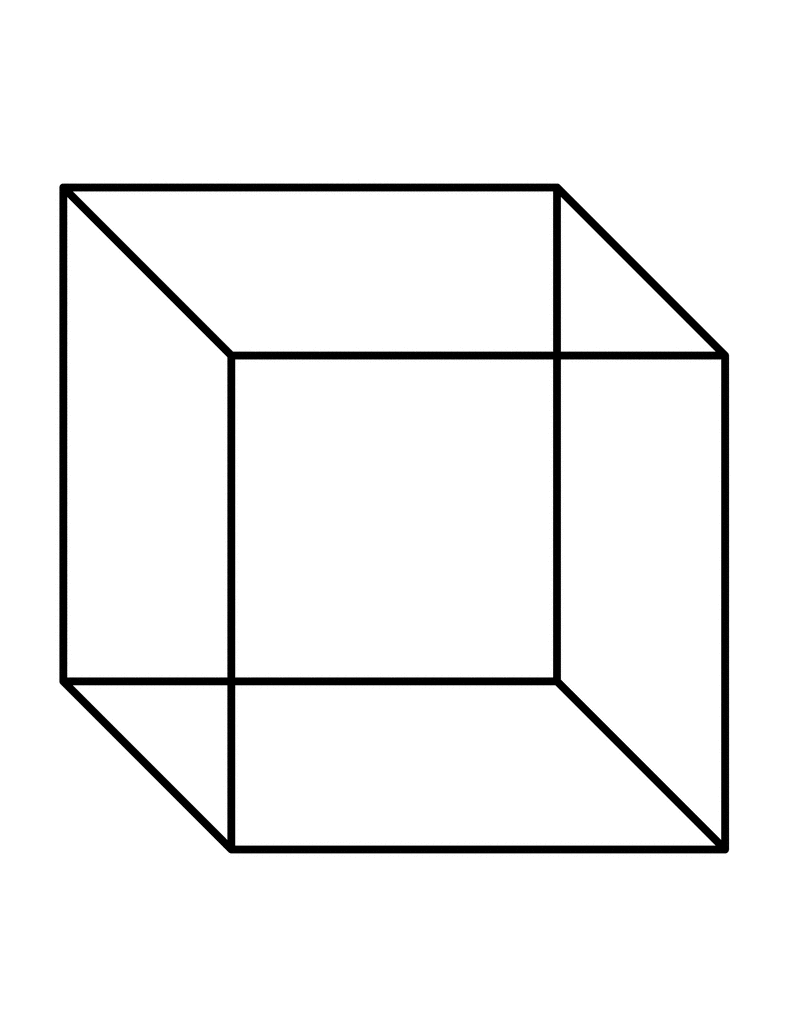
#> input picture Question 1/1.gif, 791 x 1024 px; its folder holds only this picture in this run
$ jupyter execute --allow-errors CV_HarrisCornerDetector.ipynb
#> lines starting #> are read from the running program, lines starting #| are printed output that depends on the picture; after the words box and inside, x2 and y2 are one past the last pixel; in counts of white or black regions, pixels touching at a corner belong together
#> further down, img is the input picture: PIL image 791x1024 P; min 0, max 255, mean 243.1
[cell 1]
import matplotlib.pyplot as plt
from PIL import Image
import numpy as np
import cv2
import os

[cell 2]
# Sobel X,Y Filter Generator Function
def generate_sobel_filters(n):
#> called with n = 3
    if n % 2 == 0:
        raise ValueError("The size of the filter 'n' must be odd")

    sobel_x = np.zeros((n,n),dtype="float64")
    sobel_y = np.zeros((n,n),dtype="float64")

    mid = n//2

    for i in range(n):
        for j in range(n):
            sobel_x[i,j] = (mid - i)*(2 - (mid!=j))
            sobel_y[i,j] = (mid - j)*(2 - (mid!=i))

    return sobel_x,sobel_y

# Gaussian Filter Generator Function
def generate_gaussian_filter(n,sigma):
#> called with n = 5, sigma = 1
    if n % 2 == 0:
        raise ValueError("The size of the kernel 'n' must be odd")

    kernel = np.zeros((n, n))

    mid = n // 2

    for i in range(n):
        for j in range(n):
            x = i - mid
            y = j - mid
            kernel[i, j] = np.exp(-(x**2 + y**2) / (2 * sigma**2))

    kernel = kernel / np.sum(kernel)
    return kernel

# Convolution Function
def convolve(img, kernel):
    if kernel.shape[0] % 2 != 1 or kernel.shape[1] % 2 != 1:
        raise ValueError("The dimensions of kernel must be both odd")

    img_height,img_width = img.shape[0],img.shape[1]
#> img_height = 1024; img_width = 791

    pad_height,pad_width = kernel.shape[0]//2 , kernel.shape[0]//2

    pad = ((pad_height, pad_height), (pad_height, pad_width))

    g = np.empty(img.shape, dtype=np.float64)
    img = np.pad(img, pad, mode='constant', constant_values=0)
#> img: shape (1026, 793)

    # Convolution
    for i in np.arange(pad_height, img_height+pad_height):
        for j in np.arange(pad_width, img_width+pad_width):
            roi = img[i - pad_height:i + pad_height + 1, j - pad_width:j + pad_width + 1]
            g[i - pad_height, j - pad_width] = (roi*kernel).sum()

    if (g.dtype == np.float64):
        kernel = kernel / 255
        kernel = (kernel*255).astype(np.uint8)
    else:
        g = g + abs(np.amin(g))
        g = g / np.amax(g)
        g = (g*255)
    return g

[cell 3]
def harris(img, threshold=0.6, window_size=3,sobel_filter_size=3,k=0.12):

    img_gray = img.copy()
    img_gray = np.array(img_gray.convert('L'))

    sobel_filter_x , sobel_filter_y = generate_sobel_filters(sobel_filter_size)

    gaussian_filter = generate_gaussian_filter(window_size,1)

    Ix = convolve(img_gray, sobel_filter_x) # convolving with sobel filter on X-axis
    Iy = convolve(img_gray, sobel_filter_y) # convolving with sobel filter on Y-axis

    # square of derivatives
    Ix2 = np.square(Ix)
    Iy2 = np.square(Iy)

    IxIy = Ix*Iy #cross filtering
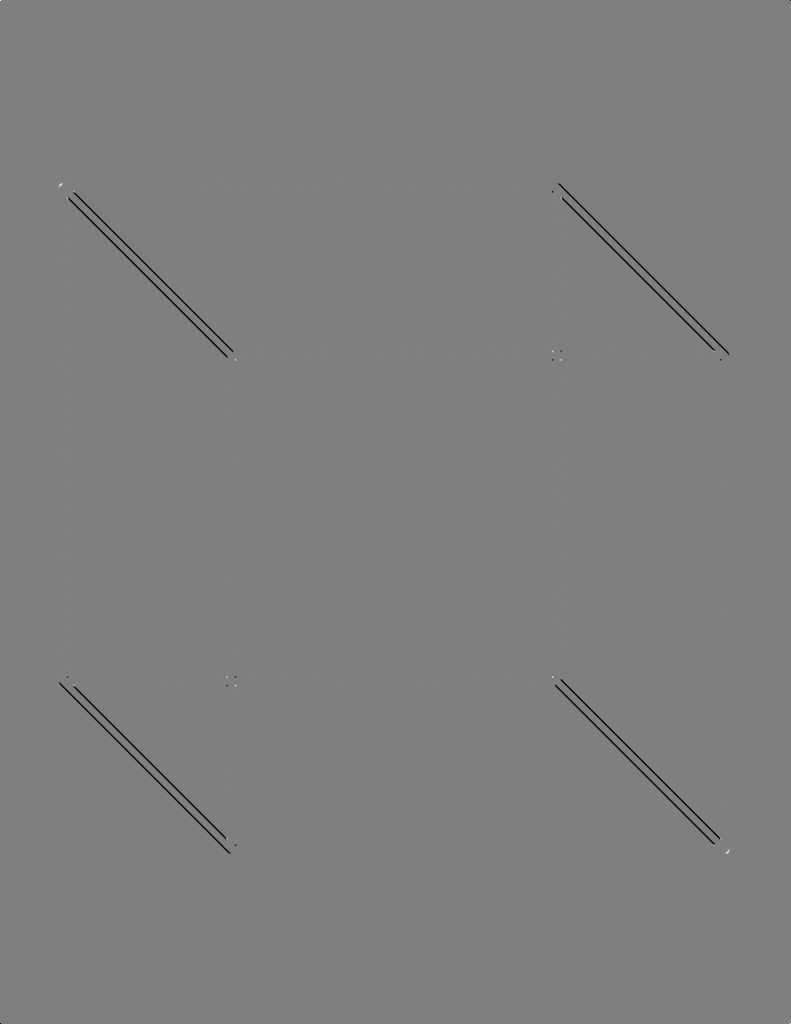
#> IxIy: shape (1024, 791) float64; min -585225, max 585225, mean -1793.4; drawn with min black and max white

    g_Ix2 = convolve(Ix2, gaussian_filter)
    g_Iy2 = convolve(Iy2, gaussian_filter)
#> after the loop in convolve (call 4), `for i in np.arange(pad_height, img_height+pad_height):`:
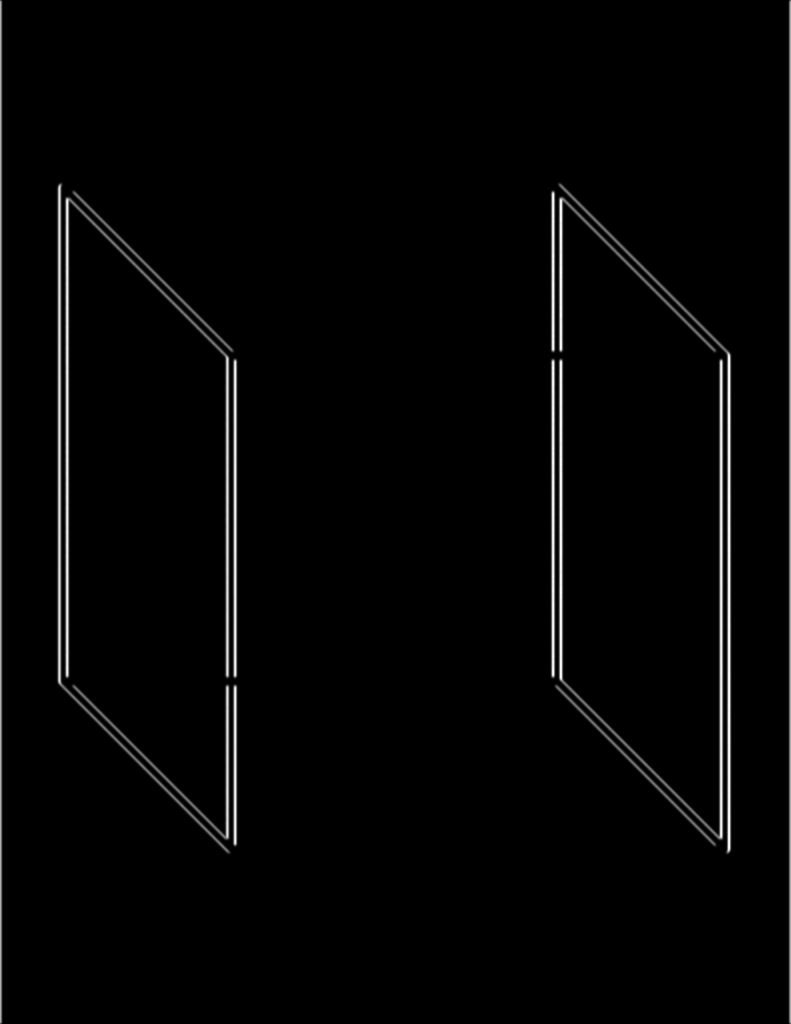
#> g: shape (1024, 791) float64; min 0, max 611867.5, mean 11734.7; drawn with min black and max white
    g_IxIy = convolve(IxIy, gaussian_filter)

    # Harris Function
    # R(harris) = det - k*(trace**2)
    harris = g_Ix2*g_Iy2 - np.square(g_IxIy) - k*np.square(g_Ix2 + g_Iy2)
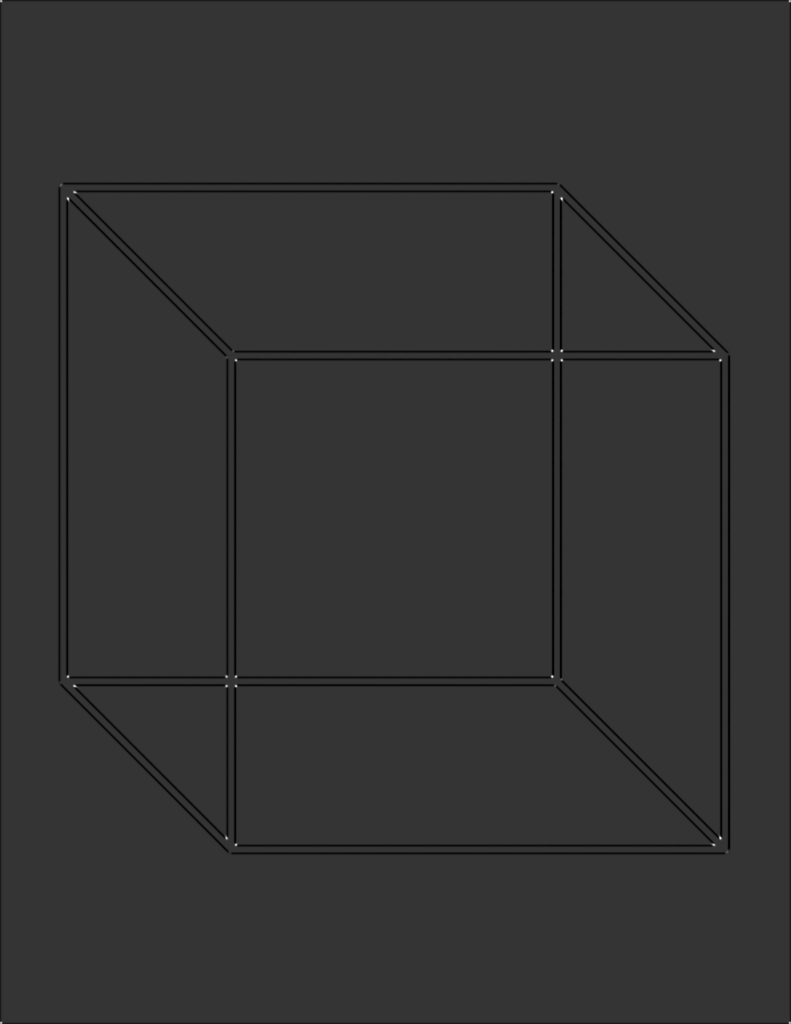
#> harris: shape (1024, 791) float64; min -1.5e+10, max 5.8e+10, mean -345928818.5; drawn with min black and max white

    # Normalizing output image values
    cv2.normalize(harris, harris, 0, 1, cv2.NORM_MINMAX)

    # find all points above threshold (nonmax supression line)
    loc = np.where(harris >= threshold)
#> loc = 241 positions, rows 0 to 1023, columns 0 to 790

    output_img = img.copy()
    output_img = np.array(output_img.convert('RGB'))

    # drawing filtered points on the output image
    for pt in zip(*loc[::-1]): cv2.circle(output_img, pt, 5, (255, 0, 0), -1)
#> this loop made 241 passes
#> pt on passes 1 to 3: (0, 0), (1, 0), (789, 0)
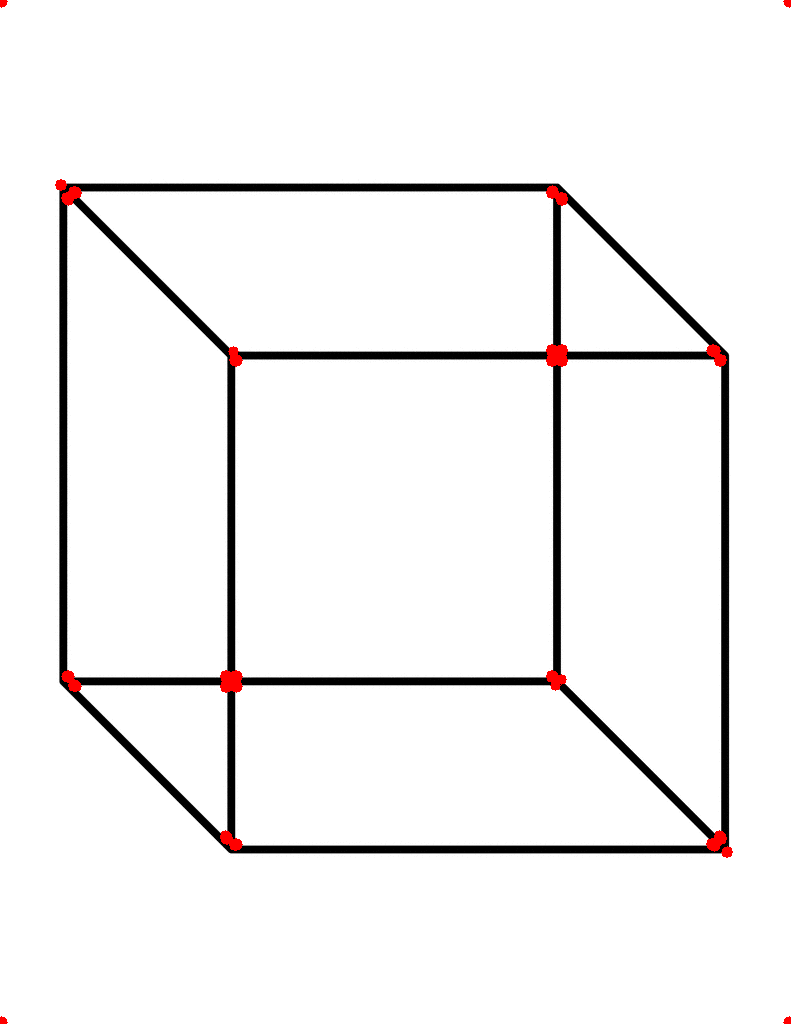
#> output_img: shape (1024, 791, 3); 0.41% of pixels changed, all inside (x1, y1, x2, y2) = (0, 0, 791, 1024)

    return output_img

[cell 4]
def opencv_harris(img,maxCorners,threshold,k):
#> called with maxCorners = 100, threshold = 0.3, k = 0.04
    img_gray = img.copy()
    img_gray = np.array(img_gray.convert('L'))
    corners = cv2.goodFeaturesToTrack(img_gray, maxCorners,threshold,10,useHarrisDetector=True,k=k)
#> corners = 18 rows, first 8: [552, 676], [561, 198], [720, 838], [552, 350], [720, 360], [552, 192], [561, 360], [226, 676]
    corners = np.int0(corners)

    output_img = img.copy()
    output_img = np.array(output_img.convert('RGB'))

    for i in corners:
        x, y = i.ravel()
        cv2.circle(output_img, (x,y), 5, (255, 0, 0), -1)
#> this loop made 18 passes
#> (x, y) on passes 1 to 12: (552, 676), (561, 198), (720, 838), (552, 350), (720, 360), (552, 192), (561, 360), (226, 676), (226, 686), (68, 676), (713, 350), (236, 844)
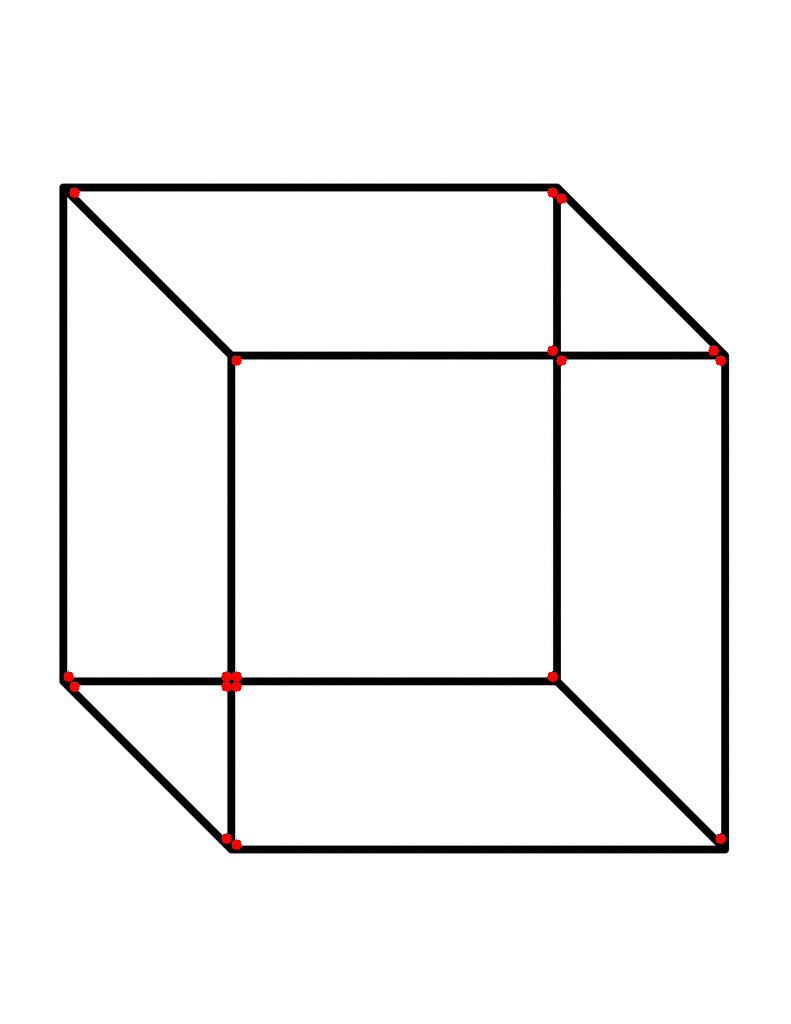
#> output_img: shape (1024, 791, 3); 0.18% of pixels changed, all inside (x1, y1, x2, y2) = (63, 187, 726, 850)

    return output_img

[cell 5]
path = './Question 1'
list_images = os.listdir(path)
print(list_images)

[cell 6]
fig = plt.figure(figsize=(12,16),facecolor='gray')

img = Image.open(path+'/'+list_images[0])
result_img = harris(img,threshold=0.3,window_size=5,sobel_filter_size=3,k=0.04)
opencv_result_img = opencv_harris(img,100,0.3,k=0.04)

fig.add_subplot(1,3,1)
plt.imshow(np.array(img.convert('RGB')))
plt.axis('off')
plt.title('Input Image')

fig.add_subplot(1,3,2)
plt.imshow(result_img)
plt.axis('off')
plt.title('Corners Detected - My HCD Implementation')

fig.add_subplot(1,3,3)
plt.imshow(opencv_result_img)
plt.axis('off')
plt.title('Corners Detected - OpenCV')


plt.show()
